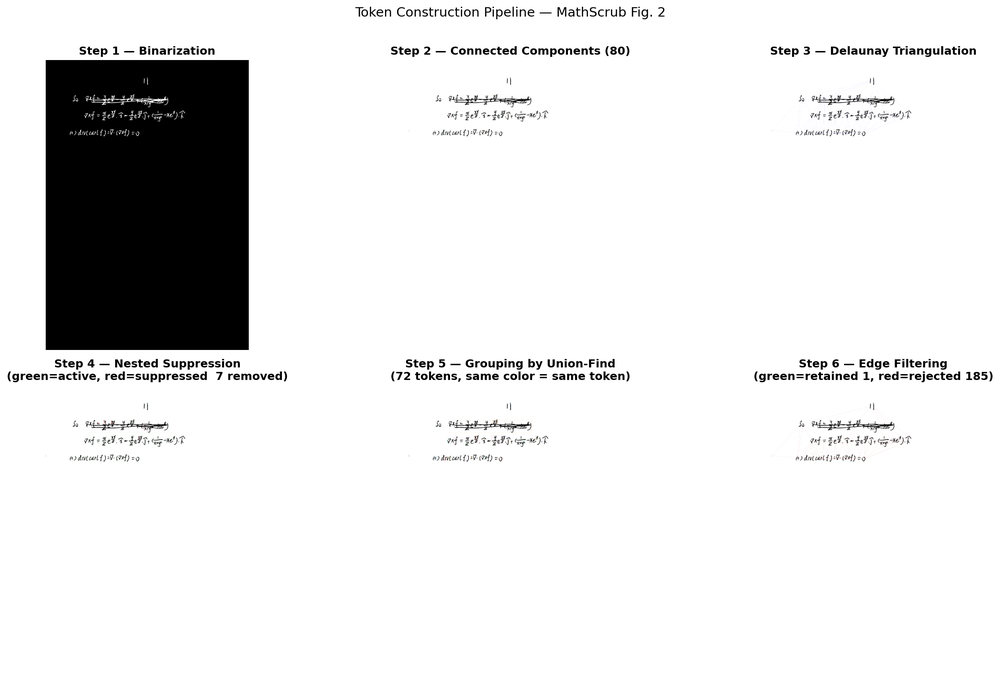
#> input picture tokenization_results/sample_000001/pipeline_steps.png, 1000 x 682 px, shrunk from 2231 x 1522 before the run
$ python tokenization.py tokenization_results/sample_000001/pipeline_steps.png out
#> lines starting #> are read from the running program, lines starting #| are printed output that depends on the picture; after the words box and inside, x2 and y2 are one past the last pixel; in counts of white or black regions, pixels touching at a corner belong together
#> further down, img is the input picture: shape (682, 1000, 3); mean B, G, R 229.6, 229.6, 229.6
"""
Token Construction — Exact Sequence from MathScrub Fig. 2
==========================================================

Pipeline (left-to-right, top row then bottom row):

  TOP ROW:
    Step 1 — Binarization
    Step 2 — Connected Components
    Step 3 — Delaunay Triangulation

  BOTTOM ROW (right to left in the image, executed left to right here):
    Step 4 — Nested Suppression
    Step 5 — Grouping by Union-Find
    Step 6 — Edge Filtering

  OUTPUT:
    → Tokens (semantically coherent groups of components)

Requirements:
    pip install opencv-python numpy scipy matplotlib python-dotenv tqdm
"""

import os
import io
import cv2
import json
import numpy as np
import matplotlib.pyplot as plt
from pathlib import Path
from scipy.spatial import Delaunay
from PIL import Image


# ═══════════════════════════════════════════════════════════════
#  STEP 1 — BINARIZATION
#  Convert input image to binary (black ink on white background)
#  using Otsu's adaptive thresholding
# ═══════════════════════════════════════════════════════════════

def step1_binarize(image_bgr: np.ndarray) -> np.ndarray:
    """
    Input : BGR image (numpy array)
    Output: Binary image — ink pixels = 255, background = 0
    """
    gray = cv2.cvtColor(image_bgr, cv2.COLOR_BGR2GRAY)

    # Otsu automatically finds optimal threshold
    _, binary = cv2.threshold(
        gray, 0, 255,
        cv2.THRESH_BINARY_INV + cv2.THRESH_OTSU
    )
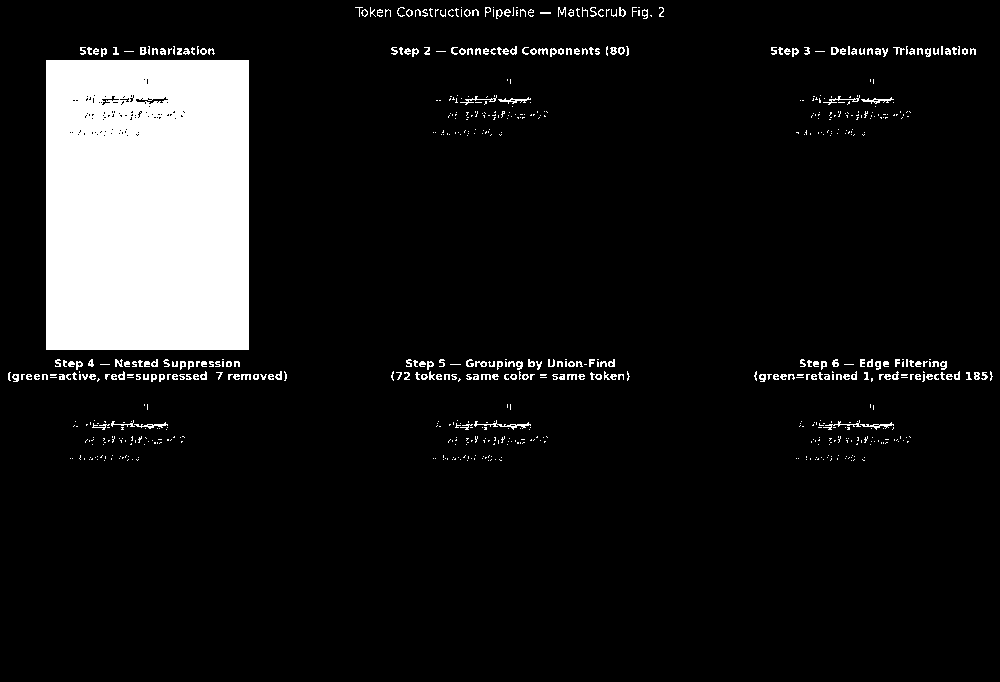
#> binary: shape (682, 1000); 9.9% white; 710 white regions (490 under 20 px), largest, box (x1, y1, x2, y2) and area: (46, 60, 249, 350) 58566, (474, 420, 531, 430) 139, (861, 97, 894, 104) 90
#| [Step 1] Binarization complete. Image shape: (682, 1000)
    return binary


# ═══════════════════════════════════════════════════════════════
#  STEP 2 — CONNECTED COMPONENTS
#  Label each ink blob as a separate connected component.
#  Extract centroid, area, bounding box, horizontal interval.
# ═══════════════════════════════════════════════════════════════

def step2_connected_components(binary: np.ndarray, min_area: int = 20):
    """
    Input : Binary image
    Output: List of component dicts, label map

    Each component dict contains:
        id         — unique index
        centroid   — (cx, cy) float
        area       — pixel count
        bbox       — (x, y, w, h)
        h_interval — (x_left, x_right) horizontal projection
    """
#> called with min_area = 20
    num_labels, label_map, stats, centroids = cv2.connectedComponentsWithStats(
        binary, connectivity=8
    )
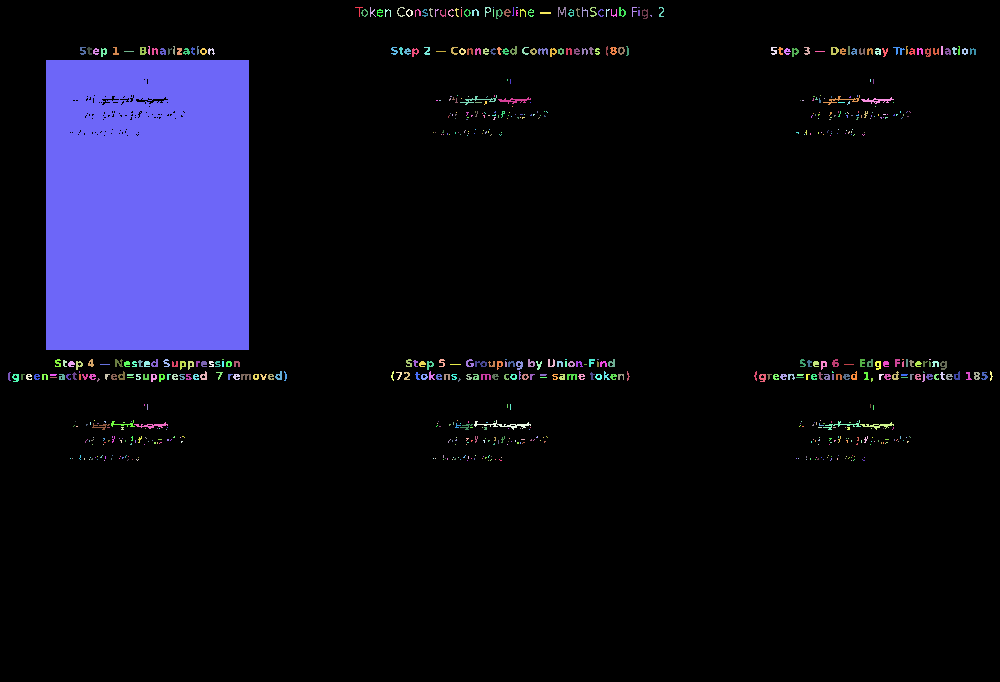
#> label_map: shape (682, 1000) int32; 711 distinct labels, from 0 to 710; one colour per label, 0 black
#> num_labels = 711; stats = 711 rows, first 6: [0, 0, 1000, 682, 614645], [355, 7, 8, 10, 17], [370, 7, 6, 10, 22], [397, 7, 8, 10, 25], [461, 7, 1, 1, 1], [485, 7, 6, 10, 25]; centroids = 711 pairs, first value 8.72 to 990.6, second value 7 to 460

    components = []
    for i in range(1, num_labels):          # label 0 = background, skip
        x, y, w, h, area = stats[i]
        if area < min_area:                 # filter tiny noise
            continue
        cx, cy = centroids[i]
        components.append({
            "id":         len(components),
            "centroid":   (float(cx), float(cy)),
            "area":       int(area),
            "bbox":       (int(x), int(y), int(w), int(h)),
            "h_interval": (int(x), int(x + w)),   # H(ci) in paper
        })
#> this loop made 710 passes
#> (x, y, w, h, area, cx, cy) on passes 2, 3, 5: (370, 7, 6, 10, 22, 371.5, 11.86), (397, 7, 8, 10, 25, 400, 11.6), (485, 7, 6, 10, 25, 486.8, 10.2)
#> (the rest of the program and of its run is left out)
